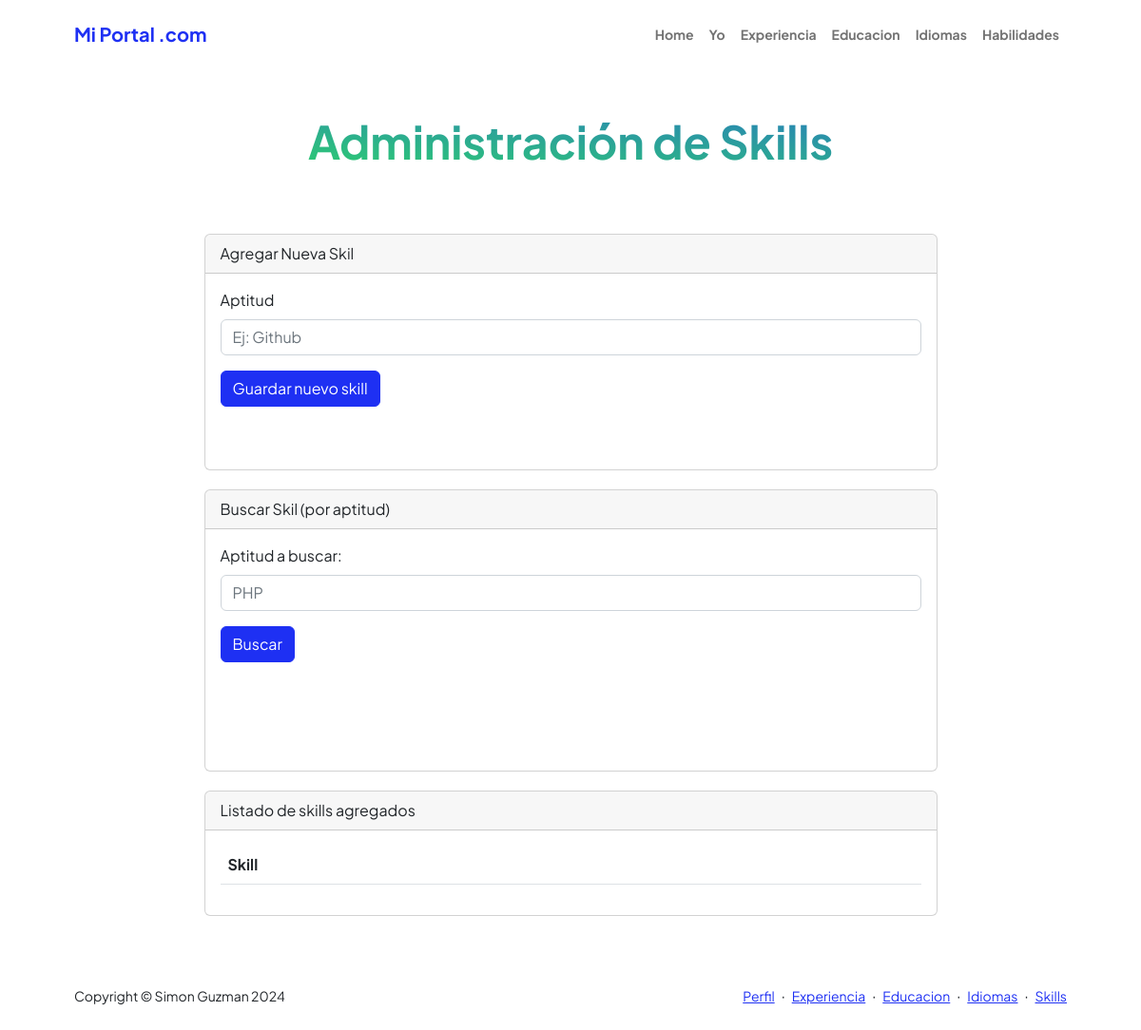
/AppCurriculum/skills, run on an earlier commit of the app's database.
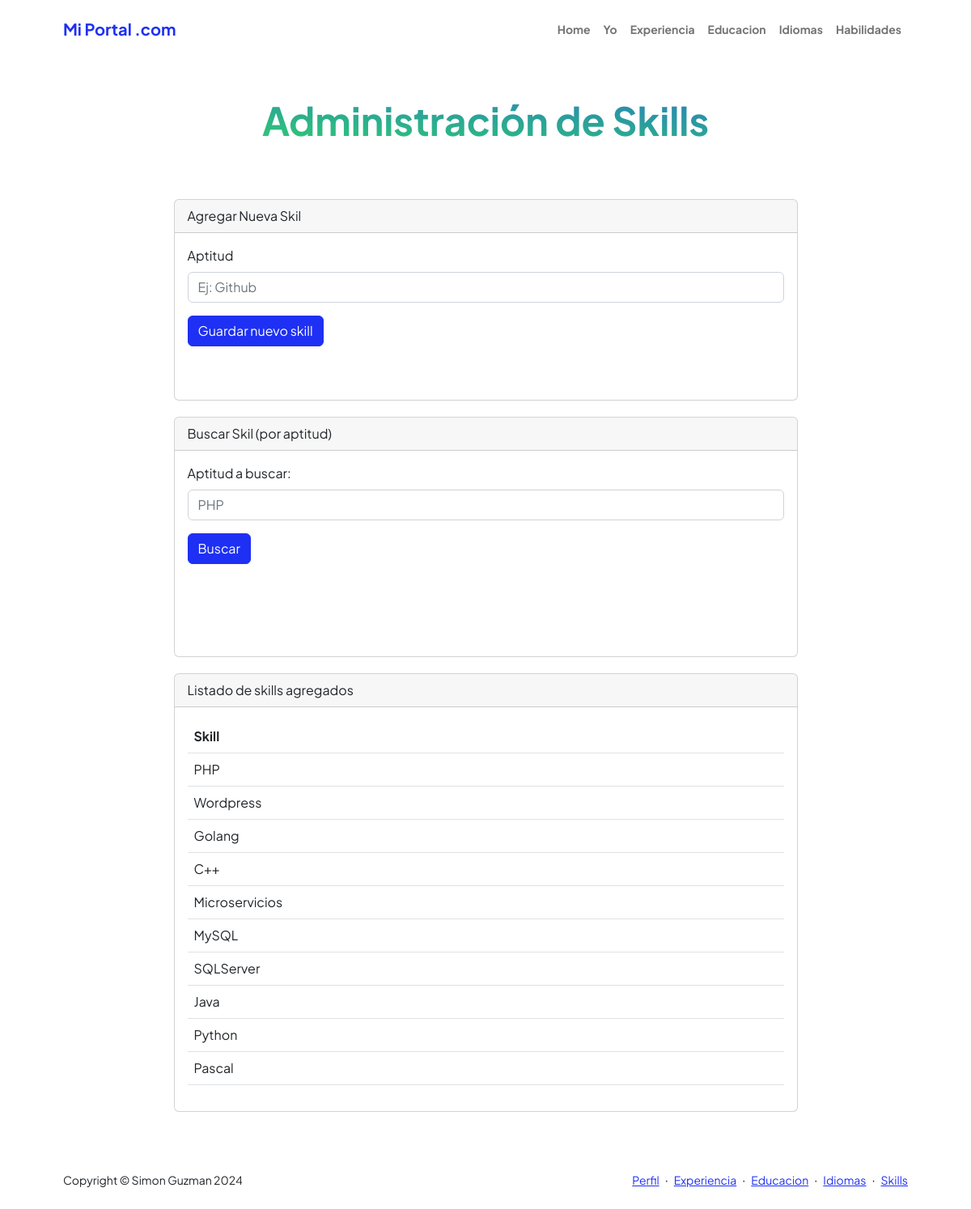
And on a later commit of the database.
### AppCurriculum/models.py (models this page shows, shortened)
class Skills(models.Model):
    aptitud = models.CharField(max_length=50)

### AppCurriculum/views.py (the view, shortened to what this page needs)
# urls.py: path('skills',views.skills,name="Skills"),
def skills(request):
    skills = Skills.objects.all()
    if request.method == 'POST':
        miFormulario = SkillFormulario(request.POST)
        if miFormulario.is_valid():
            informacion = miFormulario.cleaned_data
            exp = Skills(aptitud=informacion['aptitud'])
            exp.save()
            miFormulario = SkillFormulario()
            return render(request,"AppCurriculum/skills.html",{"skills":skills,"miFormulario":miFormulario,"resp":"Datos guardados Correctamente","respSearch":""})
        else:
            return render(request,"AppCurriculum/skills.html",{"skills":skills,"miFormulario":miFormulario,"resp":"Datos No guardados Correctamente","respSearch":""})
    else:
        miFormulario = SkillFormulario()
    return render(request,"AppCurriculum/skills.html",{"skills":skills,"miFormulario":miFormulario,"resp":"","respSearch":""})

### AppCurriculum/forms.py
class SkillFormulario(forms.Form):
    aptitud = forms.CharField(label='Aptitud', max_length=100,widget=forms.TextInput(attrs={'class': 'form-control','placeholder': 'Ej: Github'}))
    def __init__(self, *args, **kwargs):
        super().__init__(*args, **kwargs)
        self.helper = FormHelper(self)
        self.helper.layout = Layout(
            'aptitud',
            Submit('submit', 'Guardar', css_class='btn btn-primary')
        )

### AppCurriculum/templates/AppCurriculum/skills.html (shortened to what this page needs)
{% extends "AppCurriculum/template.html" %}
{% load static %}
{% block datosDinamicos %}
<div class="container px-5 my-5">
    <div class="text-center mb-5">
        <h1 class="display-5 fw-bolder mb-0"><span class="text-gradient d-inline">Administración de Skills</span></h1>
    </div>
    <div class="row gx-5 justify-content-center">
        <div class="col-lg-11 col-xl-9 col-xxl-8">
              <div class="card" style="margin-top: 20px;">
                <div class="card-header">
                  Agregar Nueva Skil
                </div>
                <div class="card-body">
                  <section style="margin-bottom: 50px;">
                    <form action="" method="POST" class="mb-3">{% csrf_token %}
                      <div class="mb-3">
                        <label for="{{ miFormulario.aptitud.id_for_label }}" class="form-label">{{ miFormulario.aptitud.label }}</label>
                          {{ miFormulario.aptitud }}
                      </div>
                      <div class="mb-3">
                        <input class="btn btn-primary" type="submit" value="Guardar nuevo skill">
                      </div>
                    </form>
                  </section>
                </div>
              </div>
             <div class="card" style="margin-top: 20px;">
              <div class="card-header">
                Buscar Skil (por aptitud)
              </div>
              <div class="card-body">
                <section style="margin-bottom: 50px;">
                  <form action="/AppCurriculum/skills/" method="GET" class="mb-3">{% csrf_token %}
                    <div class="mb-3">
                      <label for="exampleFormControlInput1" class="form-label">Aptitud a buscar:</label>
                      <input type="text" class="form-control" name="skill_search" id="skill_search" placeholder="PHP">
                    </div>
                    <div class="mb-3">
                      <input class="btn btn-primary" type="submit" value="Buscar">
                    </div>
                  </form>
                  <div class="card-body">
                </section>
              </div>
              </div>
              <div class="card" style="margin-top: 20px;">
                <div class="card-header">
                  Listado de skills agregados
                </div>
                <div class="card-body">
                  <section>
                    <table class="table caption-top">
                        <thead>
                          <tr>
                            <th scope="col">Skill</th>
                          </tr>
                        </thead>
                        <tbody>
                          {% for info in skills %}
                          <tr>
                            <td>{{info.aptitud}}</td>
                          </tr>
                          {% endfor%}
                        </tbody>
                    </table>
                </section>
                </div>
              </div>
        </div>
    </div>
</div>
{% endblock %}

### AppCurriculum/templates/AppCurriculum/template.html (shortened to what this page needs)
<!DOCTYPE html>
<html lang="en">
    <head>
        {% load static %}
        <link href="https://cdn.jsdelivr.net/npm/bootstrap-icons@1.8.1/font/bootstrap-icons.css" rel="stylesheet" />
        <link href="{% static 'css/styles.css' %}" rel="stylesheet" />
    </head>
    <body class="d-flex flex-column h-100">
        <main class="flex-shrink-0">
            <nav class="navbar navbar-expand-lg navbar-light bg-white py-3">
                <div class="container px-5">
                    <a class="navbar-brand" href="{% url 'Home' %}"><span class="fw-bolder text-primary">Mi Portal .com</span></a>
                    <div class="collapse navbar-collapse" id="navbarSupportedContent">
                        <ul class="navbar-nav ms-auto mb-2 mb-lg-0 small fw-bolder">
                            <li class="nav-item"><a class="nav-link" href="{% url 'Home' %}">Home</a></li>
                            <li class="nav-item"><a class="nav-link" href="{% url 'Home' %}#acercade">Yo</a></li>
                            <li class="nav-item"><a class="nav-link" href="{% url 'Home' %}#experiencia">Experiencia</a></li>
                            <li class="nav-item"><a class="nav-link" href="{% url 'Home' %}#educacion">Educacion</a></li>
                            <li class="nav-item"><a class="nav-link" href="{% url 'Home' %}#idiomas">Idiomas</a></li>
                            <li class="nav-item"><a class="nav-link" href="{% url 'Home' %}#skills">Habilidades</a></li>
                        </ul>
                    </div>
                </div>
            </nav>
            {% block datosDinamicos %}
            {% endblock %}
        </main>
        <footer class="bg-white py-4 mt-auto">
            <div class="container px-5">
                <div class="row align-items-center justify-content-between flex-column flex-sm-row">
                    <div class="col-auto"><div class="small m-0">Copyright &copy; Simon Guzman 2024</div></div>
                    <div class="col-auto">
                        <a class="small" href="{% url 'Perfil' %}">Perfil</a>
                        <span class="mx-1">&middot;</span>
                        <a class="small" href="{% url 'Experiencia' %}">Experiencia</a>
                        <span class="mx-1">&middot;</span>
                        <a class="small" href="{% url 'Educacion' %}">Educacion</a>
                        <span class="mx-1">&middot;</span>
                        <a class="small" href="{% url 'Idiomas' %}">Idiomas</a>
                        <span class="mx-1">&middot;</span>
                        <a class="small" href="{% url 'Skills' %}">Skills</a>
                    </div>
                </div>
            </div>
        </footer>
    </body>
</html>

What changed in the data, as far as the page shows it:
added Skills: aptitud "PHP"
added Skills: aptitud "Wordpress"
added Skills: aptitud "Golang"
added Skills: aptitud "C++"
added Skills: aptitud "Microservicios"
added Skills: aptitud "MySQL"
added Skills: aptitud "SQLServer"
added Skills: aptitud "Java"
added Skills: aptitud "Python"
added Skills: aptitud "Pascal"
